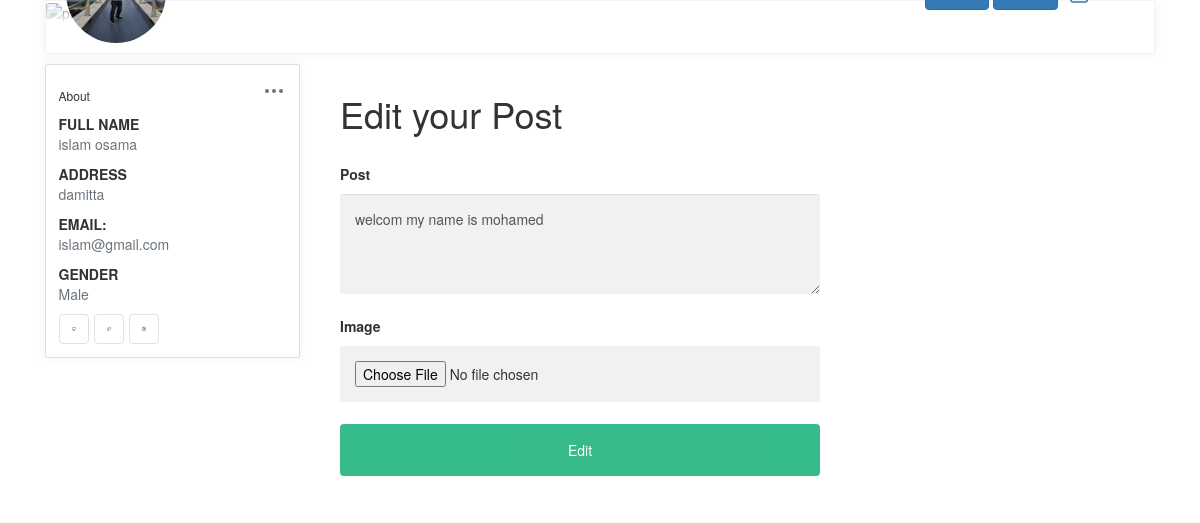
The page /post.php?id=11&action=edit (signed in) on the database its author committed.
### tables this page shows
CREATE TABLE `users` (
  `User_Id` int(11) NOT NULL,
  `fname` varchar(30) NOT NULL,
  `lname` varchar(30) NOT NULL,
  `Username` varchar(30) NOT NULL,
  `Address` varchar(30) NOT NULL,
  `Email` varchar(30) NOT NULL,
  `Password` varchar(30) NOT NULL,
  `Gender` enum('Female','Male') NOT NULL,
  `Profile_Img` varchar(30) NOT NULL
);

CREATE TABLE `posts` (
  `Post_Id` int(11) NOT NULL,
  `User_Id` int(11) NOT NULL,
  `Body` varchar(250) NOT NULL,
  `Image` varchar(30) NOT NULL,
  `Date` datetime DEFAULT NULL
);

### viewprofile.php (called while the page is built)
<?php
$con = new PDO("mysql:host=localhost; dbname=Facebook","root","");
$data=$con->query("select * from users where User_Id={$_COOKIE['userid']}");
$profile=$data->fetch(PDO::FETCH_ASSOC);
?>

### classes/db.php (called while the page is built, shortened)
<?php
class db{
    private $dbname="Facebook";
    private $host="localhost";
    private $username="root";
    private $password="";
    private $connection=null;
    function __construct(){
        $this->server="mysql:host=$this->host;dbname=$this->dbname";
        $this->connection= new pdo($this->server,$this->username,$this->password);
    }
    public function getAllData($table ,$condition=1){
       return $this->connection->query("select * from $table where $condition ORDER BY date DESC");
    }
}
?>

### Layouts/LeftSide.php (the view, shortened to what this page needs)
<?php include("viewprofile.php")?>
<div class="d-none d-md-block col-md-4 col-xl-3 left-wrapper">
            <div class="card rounded">
                <div class="card-body">
                    <div class="d-flex align-items-center justify-content-between mb-2">
                        <h6 class="card-title mb-0">About</h6>
                        <div class="dropdown">
                            <button class="btn p-0" type="button" id="dropdownMenuButton" data-toggle="dropdown" aria-haspopup="true" aria-expanded="false">
                            </button>
                        </div>
                    </div>
                    <div class="mt-3">
                        <label class="tx-11 font-weight-bold mb-0 text-uppercase">Full Name</label>
                        <p class="text-muted"><?php echo $profile['fname']." ".$profile['lname']?></p>
                    </div>
                    <div class="mt-3">
                        <label class="tx-11 font-weight-bold mb-0 text-uppercase">Address</label>
                        <p class="text-muted"><?php echo $profile['Address']?></p>
                    </div>
                    <div class="mt-3">
                        <label class="tx-11 font-weight-bold mb-0 text-uppercase">Email:</label>
                        <p class="text-muted"><?php echo $profile['Email']?></p>
                    </div>
                    <div class="mt-3">
                        <label class="tx-11 font-weight-bold mb-0 text-uppercase">Gender</label>
                        <p class="text-muted"><?php echo $profile['Gender']?></p>
                    </div>
                    <div class="mt-3 d-flex social-links">
                        <a href="javascript:;" class="btn d-flex align-items-center justify-content-center border mr-2 btn-icon github">
                        </a>
                        <a href="javascript:;" class="btn d-flex align-items-center justify-content-center border mr-2 btn-icon twitter">
                        </a>
                        <a href="javascript:;" class="btn d-flex align-items-center justify-content-center border mr-2 btn-icon instagram">
                        </a>
                    </div>
                </div>
            </div>
        </div>

### Layouts/header.php (shortened to what this page needs)
<?php include("viewprofile.php")?>
<div class="row">
        <div class="col-12 grid-margin">
            <div class="profile-header">
                <div class="cover">
                    <div class="gray-shade"></div>
                    <figure>
                    </figure>
                    <div class="cover-body d-flex justify-content-between align-items-center">
                        <div>
                            <img class="profile-pic" width="100px" height="100px" src="images/<?php echo$profile['Profile_Img'];?>" alt="profile">
                        </div>
                        <div class="d-none d-md-block">
                        <a href="index.php" class="btn btn-primary">Home</a>
                        <a href="profile.php" class="btn btn-primary">Profile</a>
                            <a href="logout.php">
                           </a>
                        </div>
                    </div>
                </div>
                <div class="header-links">
                </div>
            </div>
        </div>
    </div>

### Designs/editPost.php
<div class='col-md-8 col-sm-12 pull-left posttimeline'>
<?php
require_once("./classes/db.php");
$conn= new db();
$allPosts=$conn->getAllData("posts","Post_Id={$_GET['id']}");
while($post=$allPosts->fetch(PDO::FETCH_ASSOC)){
    echo "<div  id='editForm'>
            <form method='post' action='./PostController.php' enctype='multipart/form-data' class='form-container'>
                <h1>Edit your Post</h1>
                <input type='text' name='id' hidden value='{$post['Post_Id']}'></br>
                <label for='post'><b>Post</b></label>
                <textarea class='form-control' name='body' id='EdittedPost' style='height: 100px'>{$post['Body']}</textarea>
                <label for='image'><b>Image</b></label>
                <input type='file' name='EdittedPostImg'>
                <button type='submit' class='btn' name='EditPost' >Edit</button>
            </form>
        </div>
    ";
}
?>
</div>

### Css/index.css (style rules this page uses)
body { background-color: #f9fafb; margin-top:20px; }
.profile-page .profile-header { box-shadow: 0 0 10px 0 rgba(183, 192, 206, 0.2); border: 1px solid #f2f4f9; }
.profile-page .profile-header .cover { position: relative; border-radius: .25rem .25rem 0 0; }
.profile-page .profile-header .cover figure { margin-bottom: 0; }
.profile-page .profile-header .cover .gray-shade { position: absolute; top: 0; left: 0; width: 100%; height: 100%; z-index: 1; background: linear-gradient(rgba(255, 255, 255, 0.1), #fff 99%); }
.profile-page .profile-header .cover .cover-body { position: absolute; bottom: -20px; left: 0; z-index: 2; width: 100%; padding: 0 20px; }
.profile-page .profile-header .cover .cover-body .profile-pic { border-radius: 50%; width: 100px; }
.profile-page .profile-header .header-links { padding: 15px; display: -webkit-flex; display: flex; -webkit-justify-content: center; justify-content: center; background: #fff; border-radius: 0 0 .25rem .25rem; }
.profile-page .profile-body .left-wrapper .social-links a { width: 30px; height: 30px; }
img { vertical-align: middle; border-style: none; }
.grid-margin { margin-bottom: 1rem; }
.card { box-shadow: 0 0 10px 0 rgba(183, 192, 206, 0.2); -webkit-box-shadow: 0 0 10px 0 rgba(183, 192, 206, 0.2); -moz-box-shadow: 0 0 10px 0 rgba(183, 192, 206, 0.2); -ms-box-shadow: 0 0 10px 0 rgba(183, 192, 206, 0.2); }
.rounded { border-radius: 0.25rem !important; }
.card { position: relative; display: flex; flex-direction: column; min-width: 0; word-wrap: break-word; background-color: #fff; background-clip: border-box; border: 1px solid #f2f4f9; border-radius: 0.25rem; }

### Css/popup.css (style rules this page uses)
.form-container { max-width: 500px; padding: 10px; background-color: white; }
.form-container textarea { width: 100%; padding: 15px; margin: 5px 0 22px 0; border: none; background: #f1f1f1; }
.form-container input[type="file"] { width: 100%; padding: 15px; margin: 5px 0 22px 0; border: none; background: #f1f1f1; }
.form-container .btn { background-color: #04AA6D; color: white; padding: 16px 20px; border: none; cursor: pointer; width: 100%; margin-bottom:10px; opacity: 0.8; }

### rows shown on the page
users: Profile_Img (picture), fname "islam", lname "osama", Address "damitta", Email "islam@gmail.com", Gender "Male"
posts: body "welcom my name is mohamed"
